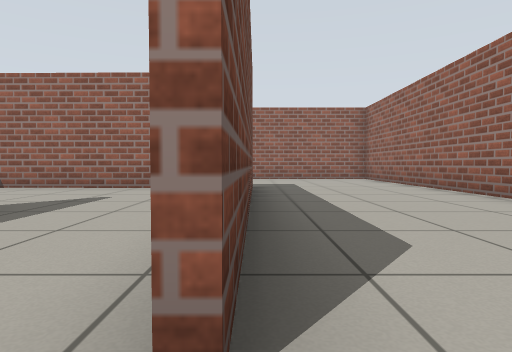
view 1 (above)

17 first-person views from a walk through a Gazebo world. The camera is 0.5 m above the floor, tilts 2° down and sees 75° across. The floor is counted in squares, 1 m on a side. Each view is taken from the middle of a square. On the plan, view 1 faces up. The plan holds only what a view shows up to about 9 squares ahead; the rest is blank. The place goes on beyond the plan.

view 2
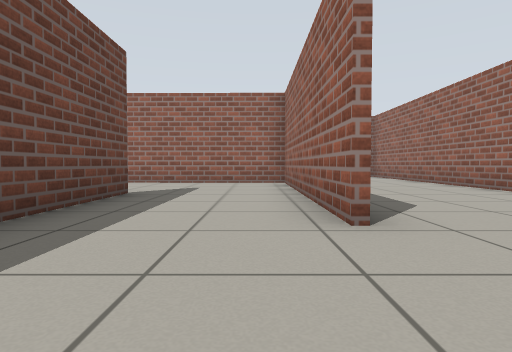

view 3
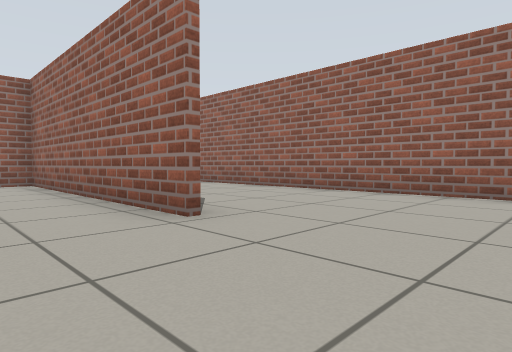

view 4
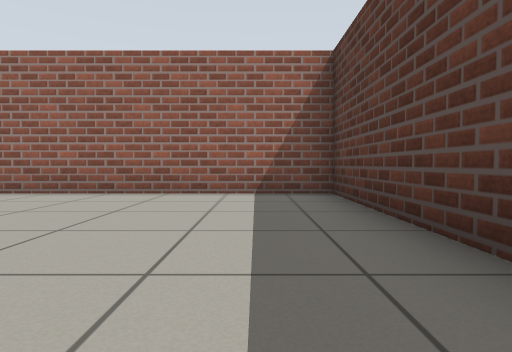

view 5
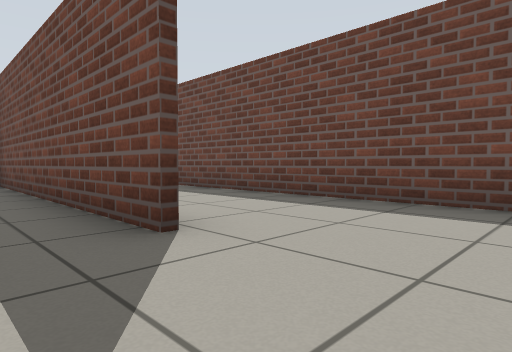

view 6
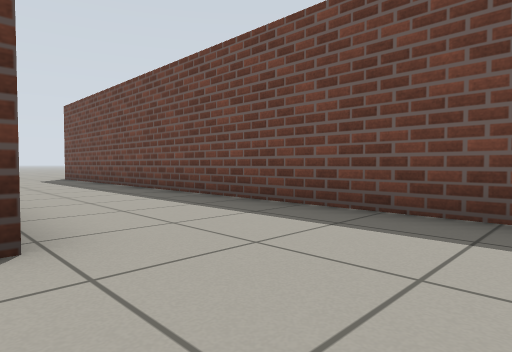

view 7
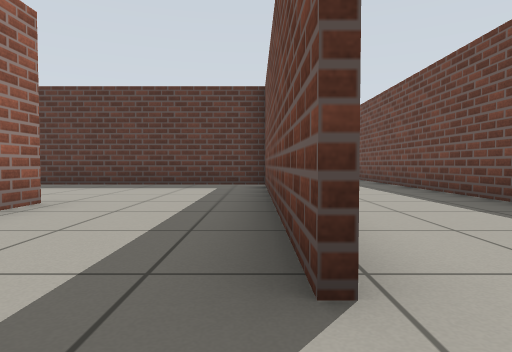

view 8
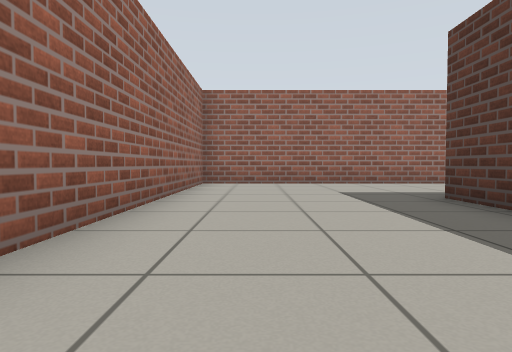

view 9
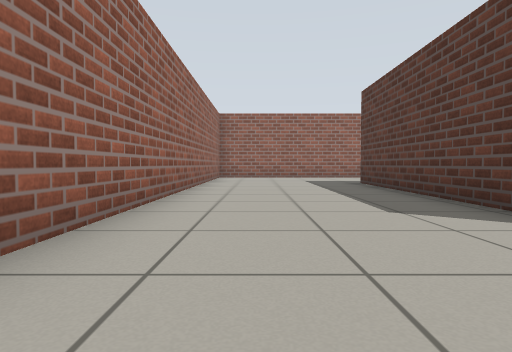

view 10
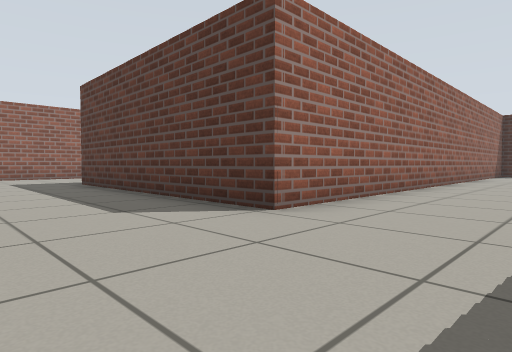

view 11
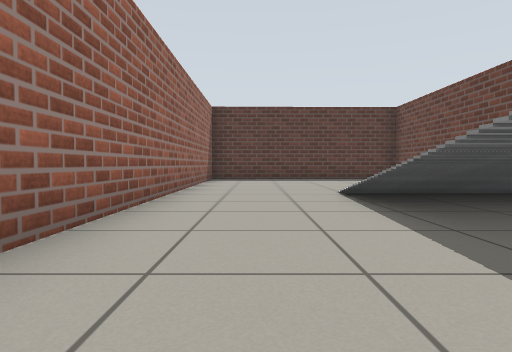

view 12
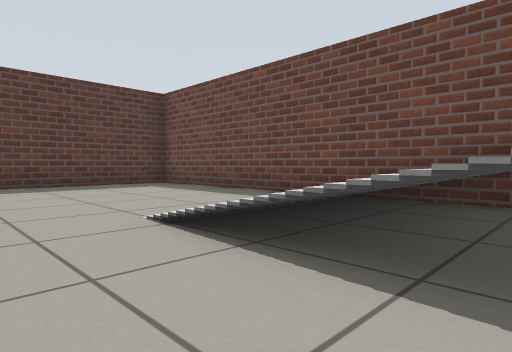

view 13
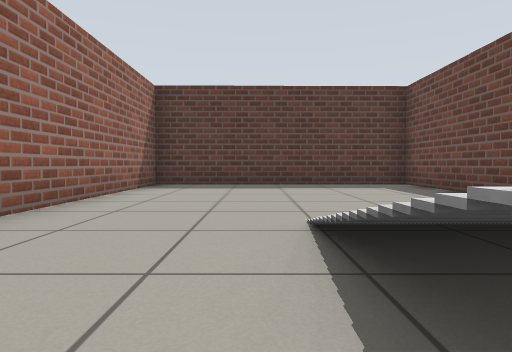

view 14
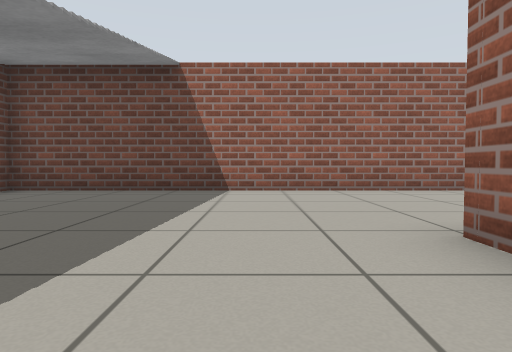

view 15
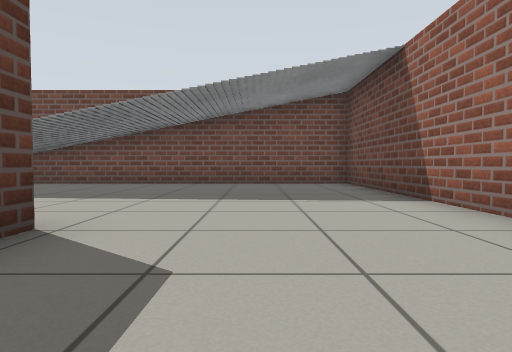

view 16
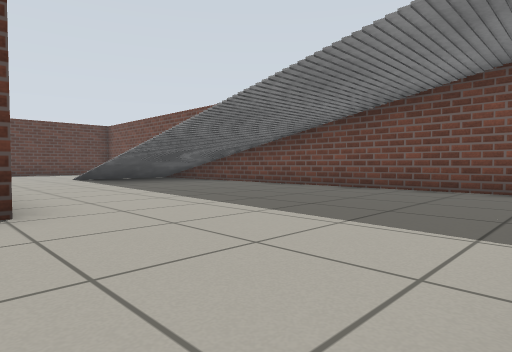

view 17
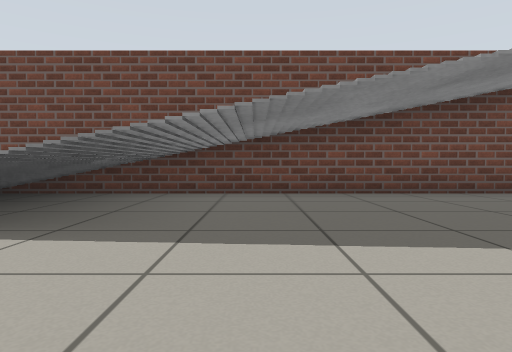

### Floor plan
Key: @ floor where view 1 was taken; # wall or solid block; . floor; / step, stairs or slope; B grey box.
Columns run from 13 left of view 1 to 4 right of it. Each row starts with its distance up from view 1.
 12  #################
 11 ##...............#
 10 #................#
  9 B................#
  8 B   .............#
  7 B   ...#######...#
  6 B   ...#.....#...#
  5 B   ...#.....#...#
  4 B   ...#.....#...#
  3 B   ...#..#..#...#
  2 B///...#..#..#...#
  1 B///...#..#..#...#
  0 B///...#..#..@...#
 -1 #......#..#......#
 -2 #......#..#......#
 -3 #......#. ########
 -4 #......#.
 -5 #......#
 -6 ########

Positions as (right, up) in squares from view 1, and headings:
1: (0, 0), facing up
2: (-1, -2), facing up
3: (-2, -2), facing up-right
4: (-2, -2), facing right
5: (-2, 6), facing down-left
6: (-3, 6), facing down-left
7: (-3, 5), facing down
8: (-5, 10), facing right
9: (-9, 10), facing right
10: (-9, 10), facing down-right
11: (-8, 5), facing down
12: (-8, 2), facing down-left
13: (-9, 2), facing down
14: (-8, 5), facing up
15: (-4, 9), facing left
16: (-6, 11), facing down-left
17: (-7, 4), facing left
